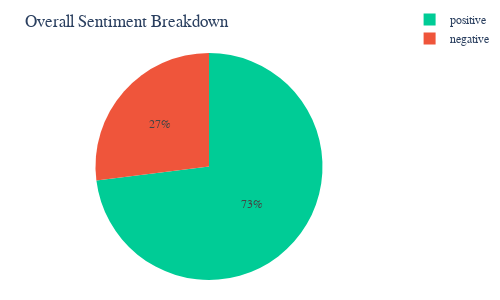
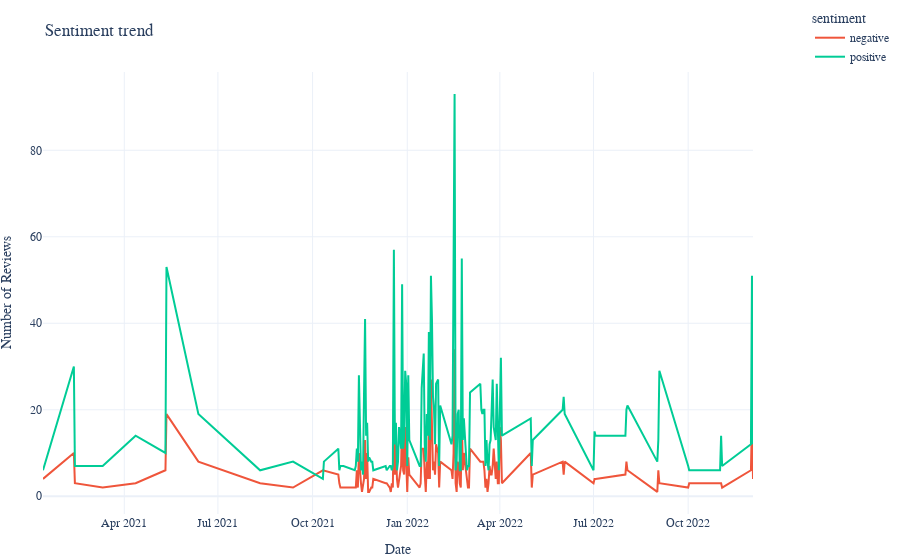
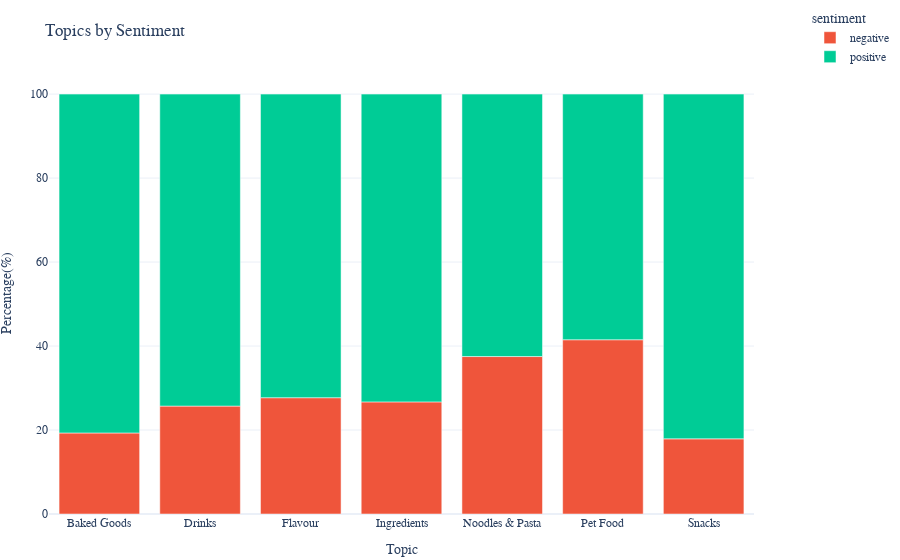

Write notebook code for charts like these, in order.
### Markdown cell above
### Visualizations for sentiments

### Code cell
sentiment_pie_chart_fig = sentiment_pie_chart(vis_df)
sentiment_trend_fig = sentiment_line_chart_over_time(vis_df)
topics_sentiment_fig = topics_bar_chart(vis_df)

display(sentiment_pie_chart_fig.update_layout(width = 500, height = 300, title='Overall Sentiment Breakdown'))
display(sentiment_trend_fig.update_layout(title='Sentiment trend'))
display(topics_sentiment_fig.update_layout(title='Topics by Sentiment'))

### Figure 1 — Plotly figure (JSON) as saved in the notebook; plotly's stock layout.template omitted (floating-point values rounded to 4 significant figures; data arrays with more than 128 entries replaced by an {"elided": "..."} marker saying what was removed)
{"data": [{"customdata": {"elided": "3102x1 str values"}, "domain": {"x": [0, 1], "y": [0, 1]}, "hovertemplate": "sentiment=%{customdata[0]}<extra></extra>", "labels": {"elided": "3102 str values"}, "legendgroup": "", "marker": {"colors": {"elided": "3102 str values"}}, "name": "", "showlegend": true, "type": "pie"}], "layout": {"font": {"family": "Century Gothic"}, "height": 300, "legend": {"tracegroupgap": 0, "x": 1.2, "xanchor": "right", "y": 1, "yanchor": "bottom"}, "margin": {"b": 20, "l": 5, "r": 5, "t": 20}, "title": {"text": "Overall Sentiment Breakdown"}, "width": 500}}

### Figure 2 — Plotly figure (JSON) as saved in the notebook; plotly's stock layout.template omitted (floating-point values rounded to 4 significant figures; data arrays with more than 128 entries replaced by an {"elided": "..."} marker saying what was removed)
{"data": [{"hovertemplate": "sentiment=negative<br>Date=%{x}<br>Number of Reviews=%{y}<extra></extra>", "legendgroup": "negative", "line": {"color": "#EF553B", "dash": "solid"}, "marker": {"symbol": "circle"}, "mode": "lines", "name": "negative", "orientation": "v", "showlegend": true, "type": "scatter", "x": {"elided": "136 str values"}, "xaxis": "x", "y": {"elided": "136 int values"}, "yaxis": "y"}, {"hovertemplate": "sentiment=positive<br>Date=%{x}<br>Number of Reviews=%{y}<extra></extra>", "legendgroup": "positive", "line": {"color": "#00CC96", "dash": "solid"}, "marker": {"symbol": "circle"}, "mode": "lines", "name": "positive", "orientation": "v", "showlegend": true, "type": "scatter", "x": {"elided": "137 str values"}, "xaxis": "x", "y": {"elided": "137 int values"}, "yaxis": "y"}], "layout": {"font": {"family": "Century Gothic"}, "legend": {"title": {"text": "sentiment"}, "tracegroupgap": 0, "x": 1.2, "xanchor": "right", "y": 1, "yanchor": "bottom"}, "margin": {"b": 20, "l": 5, "r": 5, "t": 20}, "title": {"text": "Sentiment trend"}, "xaxis": {"anchor": "y", "domain": [0, 1], "title": {"text": "Date"}}, "yaxis": {"anchor": "x", "domain": [0, 1], "title": {"text": "Number of Reviews"}}}}

### Figure 3 — Plotly figure (JSON) as saved in the notebook; plotly's stock layout.template omitted (floating-point values rounded to 4 significant figures)
{"data": [{"alignmentgroup": "True", "hovertemplate": "sentiment=negative<br>Topic=%{x}<br>Percentage(%)=%{y}<extra></extra>", "legendgroup": "negative", "marker": {"color": "#EF553B", "pattern": {"shape": ""}}, "name": "negative", "offsetgroup": "negative", "orientation": "v", "showlegend": true, "textposition": "auto", "type": "bar", "x": ["Baked Goods", "Drinks", "Flavour", "Ingredients", "Noodles & Pasta", "Pet Food", "Snacks"], "xaxis": "x", "y": [19.3, 25.7, 27.7, 26.7, 37.5, 41.5, 17.9], "yaxis": "y"}, {"alignmentgroup": "True", "hovertemplate": "sentiment=positive<br>Topic=%{x}<br>Percentage(%)=%{y}<extra></extra>", "legendgroup": "positive", "marker": {"color": "#00CC96", "pattern": {"shape": ""}}, "name": "positive", "offsetgroup": "positive", "orientation": "v", "showlegend": true, "textposition": "auto", "type": "bar", "x": ["Baked Goods", "Drinks", "Flavour", "Ingredients", "Noodles & Pasta", "Pet Food", "Snacks"], "xaxis": "x", "y": [80.7, 74.3, 72.3, 73.3, 62.5, 58.5, 82.1], "yaxis": "y"}], "layout": {"barmode": "relative", "font": {"family": "Century Gothic"}, "legend": {"title": {"text": "sentiment"}, "tracegroupgap": 0, "x": 1.2, "xanchor": "right", "y": 1, "yanchor": "bottom"}, "margin": {"b": 20, "l": 5, "r": 5, "t": 20}, "title": {"text": "Topics by Sentiment"}, "xaxis": {"anchor": "y", "domain": [0, 1], "dtick": 1, "title": {"text": "Topic"}}, "yaxis": {"anchor": "x", "domain": [0, 1], "title": {"text": "Percentage(%)"}}}}
